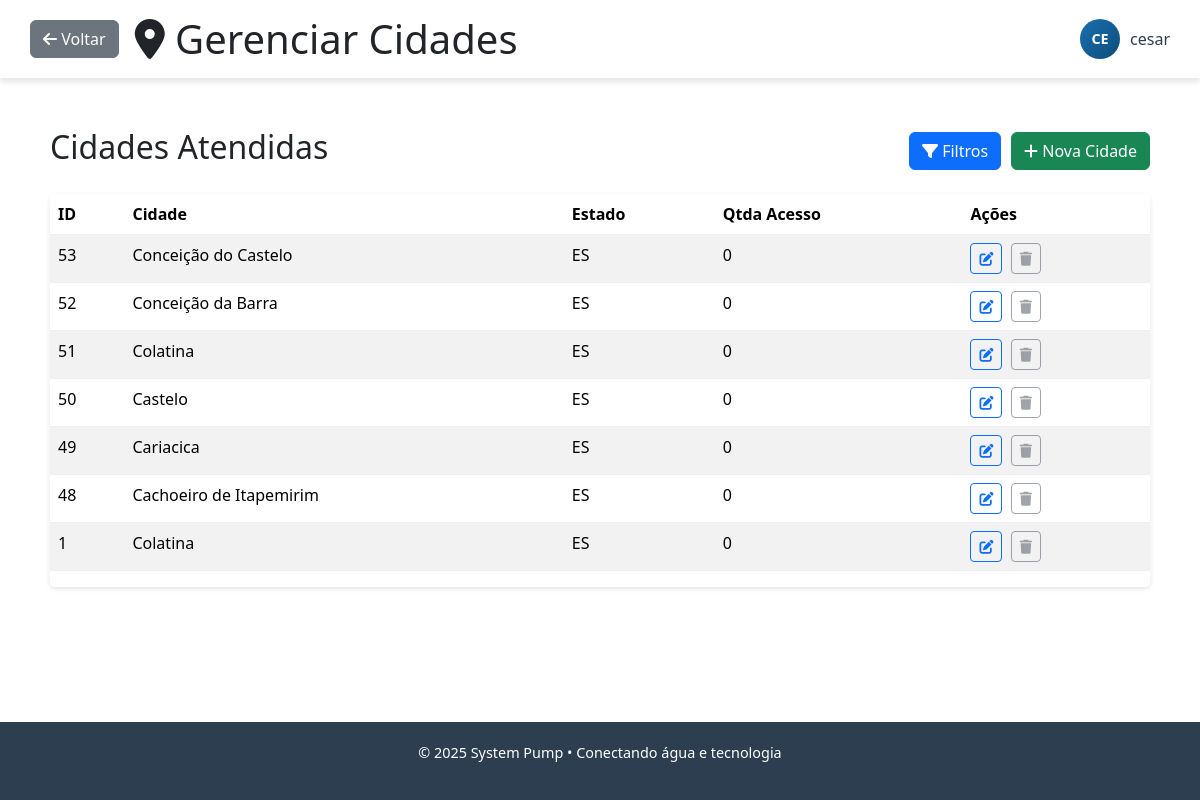
The app's page /gerenciadorCidades.php (signed in) with its own data.
### tables this page shows
CREATE TABLE `cidade` (
  `idCidade` int(11) NOT NULL,
  `nomeCidade` varchar(100) NOT NULL,
  `estado_idEstado` int(11) NOT NULL,
  `qtdaAcesso` int(11) DEFAULT NULL,
  `representante_id` int(11) DEFAULT NULL
);

CREATE TABLE `estado` (
  `idEstado` int(11) NOT NULL,
  `nomeEstado` varchar(100) NOT NULL,
  `siglaEstado` char(2) NOT NULL
);

### public/gerenciadorCidades.php (the view, shortened to what this page needs)
<?php
    $tipoUsuario = $_SESSION['usuario']['tipoUsuario'];
    $usuario = $_SESSION['usuario'];
    $nomeUsuario = $usuario['nomeUsuario'];
    $avatarUrl = $usuario['avatar_url'] ?? '';
    $idUsuario = $usuario['idUsuario'];
    if ($tipoUsuario === 'admin') {
        $voltar = "adm.php";
    } elseif ($tipoUsuario === 'representante') {
        $voltar = "representante.php";
    } else {
        $voltar = "login.php";
    }
    $conexao = conectarBD();
    $where_conditions = [];
    $params = [];
    $types = "";
    if ($tipoUsuario === 'representante') {
        $where_conditions[] = "c.representante_id = ?";
        $params[] = $idUsuario;
        $types .= "i";
    }
    $where_sql = "";
    if (!empty($where_conditions)) {
        $where_sql = "WHERE " . implode(" AND ", $where_conditions);
    }
    $sql_cidades = "SELECT c.*, e.nomeEstado, e.siglaEstado
                    FROM cidade c
                    INNER JOIN estado e ON c.estado_idEstado = e.idEstado
                    $where_sql
                    ORDER BY c.idCidade DESC
                    LIMIT 50";
    $stmt_cidades = mysqli_prepare($conexao, $sql_cidades);
    if (!empty($params)) {
        mysqli_stmt_bind_param($stmt_cidades, $types, ...$params);
    }
    mysqli_stmt_execute($stmt_cidades);
    $result_cidades = mysqli_stmt_get_result($stmt_cidades);
?>
<!DOCTYPE html>
<html lang="pt-BR">
<head>
    <link rel="stylesheet" href="https://cdnjs.cloudflare.com/ajax/libs/font-awesome/6.4.0/css/all.min.css">
    <link rel="stylesheet" href="./css/adm.css">
    <link rel="stylesheet" href="./css/gerenciadorCidades.css">
    <link href="https://cdn.jsdelivr.net/npm/bootstrap@5.3.3/dist/css/bootstrap.min.css" rel="stylesheet">
</head>
<body>
    <div class="admin-container">
        <main class="main-content">
            <header class="header d-flex justify-content-between align-items-center">
                <div class="d-flex align-items-center gap-3">
                    <a href="<?php echo $voltar; ?>" class="btn btn-secondary">
                        <i class="fas fa-arrow-left"></i> Voltar
                    </a>
                    <h1 class="mb-0"><i class="fas fa-map-marker-alt"></i> Gerenciar Cidades</h1>
                </div>
                <div class="header-right">
                    <div class="user-info">
                        <?php if (!empty($avatarUrl)): ?>
                            <div class="user-avatar fallback" style="display: none;"><?= strtoupper(substr($nomeUsuario, 0, 2)) ?></div>
                        <?php else: ?>
                            <div class="user-avatar"><?= strtoupper(substr($nomeUsuario, 0, 2)) ?></div>
                        <?php endif; ?>
                        <span><?= htmlspecialchars($nomeUsuario) ?></span>
                    </div>
                </div>
            </header>
            <div class="page-content">
                <div class="cities-container">
                    <div class="cities-header">
                        <h2>Cidades Atendidas</h2>
                        <div class="cities-actions">
                            <button class="btn btn-primary" onclick="toggleFiltros()">
                                <i class="fas fa-filter"></i> Filtros
                            </button>
                            <button class="btn btn-success" onclick="abrirModal('addCityModal')">
                                <i class="fas fa-plus"></i> Nova Cidade
                            </button>
                        </div>
                    </div>
                    <div class="cities-table-container">
                        <table class="cities-table table table-striped">
                            <thead>
                                <tr>
                                    <th>ID</th>
                                    <th>Cidade</th>
                                    <th>Estado</th>
                                    <th>Qtda Acesso</th>
                                    <th>Ações</th>
                                </tr>
                            </thead>
                            <tbody>
                                <?php if ($result_cidades && mysqli_num_rows($result_cidades) > 0): ?>
                                    <?php while ($cidade = mysqli_fetch_assoc($result_cidades)): ?>
                                        <?php $isColatina = (strtolower($cidade['nomeCidade']) === 'colatina'); ?>
                                        <tr>
                                            <td><?php echo $cidade['idCidade']; ?></td>
                                            <td>
                                                <?php echo htmlspecialchars($cidade['nomeCidade']); ?>
                                            </td>
                                            <td><?php echo $cidade['siglaEstado']; ?></td>
                                            <td><?php echo number_format($cidade['qtdaAcesso'], 0, ',', '.'); ?></td>
                                            <td>
                                                <button class="btn btn-sm btn-outline-primary me-1"
                                                        onclick="editarCidade(<?php echo $cidade['idCidade']; ?>)"
                                                        title="Editar">
                                                    <i class="fas fa-edit"></i>
                                                </button>
                                                <?php if ($tipoUsuario === 'admin'): ?>
                                                    <?php if ($isColatina): ?>
                                                        <button class="btn btn-sm btn-outline-danger btn-excluir-desabilitado"
                                                                title="Esta cidade não pode ser excluída" disabled>
                                                            <i class="fas fa-trash"></i>
                                                        </button>
                                                    <?php else: ?>
                                                        <button class="btn btn-sm btn-outline-danger"
                                                                onclick="confirmarExclusao(<?php echo $cidade['idCidade']; ?>, '<?php echo htmlspecialchars($cidade['nomeCidade']); ?>')"
                                                                title="Excluir">
                                                            <i class="fas fa-trash"></i>
                                                        </button>
                                                    <?php endif; ?>
                                                <?php else: ?>
                                                    <button class="btn btn-sm btn-outline-secondary" disabled title="Apenas administradores podem excluir cidades">
                                                        <i class="fas fa-trash"></i>
                                                    </button>
                                                <?php endif; ?>
                                            </td>
                                        </tr>
                                    <?php endwhile; ?>
                                <?php endif; ?>
                            </tbody>
                        </table>
                    </div>
                </div>
            </div>
            <footer class="footer">
                <p>&copy; 2025 System Pump • Conectando água e tecnologia</p>
            </footer>
        </main>
    </div>
</body>
</html>

### public/css/adm.css (style rules this page uses)
:root { --primary: #1a6fb0; --secondary: #0d4d7a; --accent: #2c9c5c; --light: #f5f9fc; --dark: #2c3e50; --gray: #95a5a6; --light-gray: #ecf0f1; --danger: #e74c3c; --warning: #f39c12; --success: #27ae60; --info: #3498db; --border-radius: 8px; --box-shadow: 0 4px 6px rgba(0, 0, 0, 0.1); --transition: all 0.3s ease; }
* { margin: 0; padding: 0; box-sizing: border-box; font-family: 'Segoe UI', Tahoma, Geneva, Verdana, sans-serif; }
body { background-color: var(--light); color: var(--dark); line-height: 1.6; }
.admin-container { display: flex; min-height: 100vh; }
.main-content { flex: 1; display: flex; flex-direction: column; overflow: hidden; }
.header { background-color: white; padding: 15px 30px; box-shadow: var(--box-shadow); display: flex; justify-content: space-between; align-items: center; z-index: 99; }
.header-right { display: flex; align-items: center; gap: 20px; }
.user-info { display: flex; align-items: center; gap: 10px; position: relative; }
.user-avatar { width: 40px; height: 40px; border-radius: 50%; background: linear-gradient(135deg, var(--primary), var(--secondary)); display: flex; align-items: center; justify-content: center; color: white; font-weight: bold; font-size: 0.9rem; flex-shrink: 0; }
.user-avatar.fallback { display: none; }
.user-avatar-img[style*="display: none"] + .user-avatar.fallback, .user-avatar-img:not([src]) + .user-avatar.fallback { display: flex !important; }
.user-info span { font-weight: 500; color: var(--dark); }
.page-content { flex: 1; padding: 30px; overflow-y: auto; }
.btn { padding: 6px 12px; border: none; border-radius: 4px; cursor: pointer; font-size: 0.9rem; transition: var(--transition); display: inline-flex; align-items: center; gap: 5px; }
.btn-primary { background-color: var(--primary); color: white; }
table { width: 100%; border-collapse: collapse; }
table th, table td { padding: 12px 15px; text-align: left; border-bottom: 1px solid var(--light-gray); }
table th { background-color: var(--light); color: var(--dark); font-weight: 600; }
.footer { background-color: var(--dark); color: white; padding: 20px 30px; text-align: center; font-size: 0.9rem; }
.mb-0 { margin-bottom: 0; }

### public/css/gerenciadorCidades.css (style rules this page uses)
.cities-container { padding: 20px; }
.cities-header { display: flex; justify-content: space-between; align-items: center; margin-bottom: 20px; }
.cities-actions { display: flex; gap: 10px; }
.btn { padding: 8px 15px; border: none; border-radius: 4px; cursor: pointer; font-weight: 500; transition: all 0.3s ease; }
.btn-primary { background-color: #3498db; color: white; }
.btn-success { background-color: #2ecc71; color: white; }
.cities-table-container { background-color: white; border-radius: 5px; overflow: hidden; box-shadow: 0 2px 5px rgba(0,0,0,0.1); }
.cities-table { width: 100%; border-collapse: collapse; }
.cities-table th, .cities-table td { padding: 12px 15px; text-align: left; border-bottom: 1px solid #eee; }
.cities-table th { background-color: #f8f9fa; font-weight: 600; }
.btn-sm { padding: 5px 10px; font-size: 0.85rem; }
.btn-secondary { background-color: #95a5a6; color: white; }

### records on screen
cidade: idCidade "53", nomeCidade "Conceição do Castelo", estado_idEstado.siglaEstado "ES", qtdaAcesso "0"
cidade: idCidade "52", nomeCidade "Conceição da Barra", estado_idEstado.siglaEstado "ES", qtdaAcesso "0"
cidade: idCidade "51", nomeCidade "Colatina", estado_idEstado.siglaEstado "ES", qtdaAcesso "0"
cidade: idCidade "50", nomeCidade "Castelo", estado_idEstado.siglaEstado "ES", qtdaAcesso "0"
cidade: idCidade "49", nomeCidade "Cariacica", estado_idEstado.siglaEstado "ES", qtdaAcesso "0"
cidade: idCidade "48", nomeCidade "Cachoeiro de Itapemirim", estado_idEstado.siglaEstado "ES", qtdaAcesso "0"
cidade: idCidade "1", nomeCidade "Colatina", estado_idEstado.siglaEstado "ES", qtdaAcesso "0"

### other values on screen
substr($nomeUsuario, 0, 2) "CE"
$nomeUsuario "cesar"
